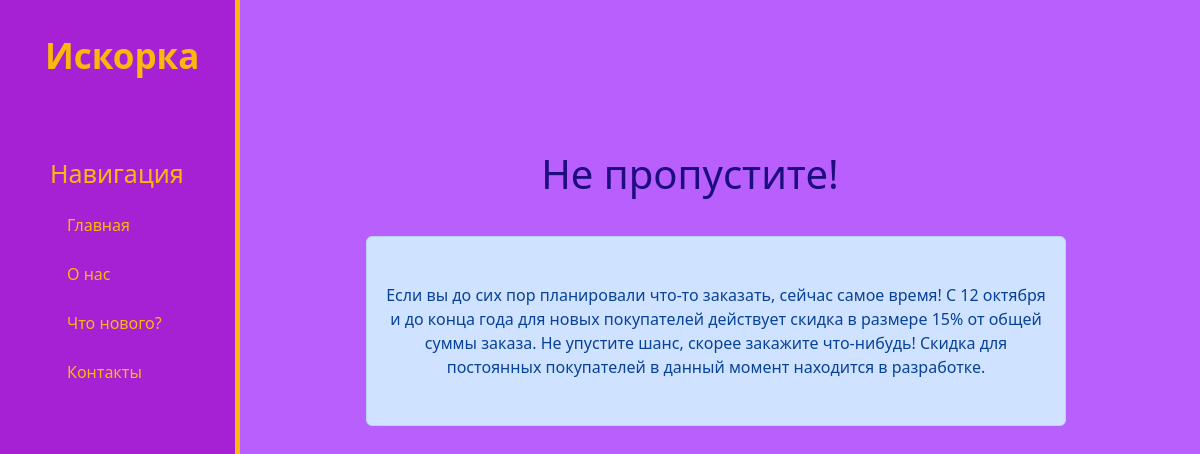
Screenshot of /news/1 with the database file from the repository.
### news/models.py (models this page shows, shortened)
class Articles(models.Model):
    title = models.CharField('Заголовок', max_length=150)
    anons = models.CharField('Анонс', max_length=300)
    full_text = models.TextField('Описание')
    date = models.DateTimeField('Дата'),
    null = True
    class Meta:
        verbose_name_plural = 'Новости'

### news/views.py (the view)
# urls.py: path('<int:pk>', views.NewsDetail.as_view(), name='news-detail')
class NewsDetail(DetailView):
    model = Articles
    template_name = 'news/details_view.html'
    context_object_name = 'article'

### news/templates/news/details_view.html (shortened to what this page needs)
{% extends 'main/layout.html' %}
{% block content %}
    <div class="features">
            <h1>{{ article.title }}</h1>
        <div class = "alert alert-primary">
            <p>{{ article.full_text }}</p>
        </div>
    </div>
{% endblock %}

### main/static/main/css/main.css (style rules this page uses)
body { background: #930afca6; }
main .features { float: left; color: #1b0c7dfd; margin-top: 150px; text-align: center; width: 75%; }
main .features h1 { font-size: 40px; }
main .features p { max-width: 1500px; margin: 30px auto }
.alert-primary { float: left; clear: both; width: 700px; margin: 30px 14%; }

### rows the page displays
Articles: title "Не пропустите!", full_text "Если вы до сих пор планировали что-то заказать, сейчас самое время! С 12 октября и до конца года для новых покупателей действует скидка в размере 15% от общей суммы заказа. Не упустите шанс, скорее закажите что-нибудь! Скидка для постоянных покупателей в данный момент находится в разработке."
